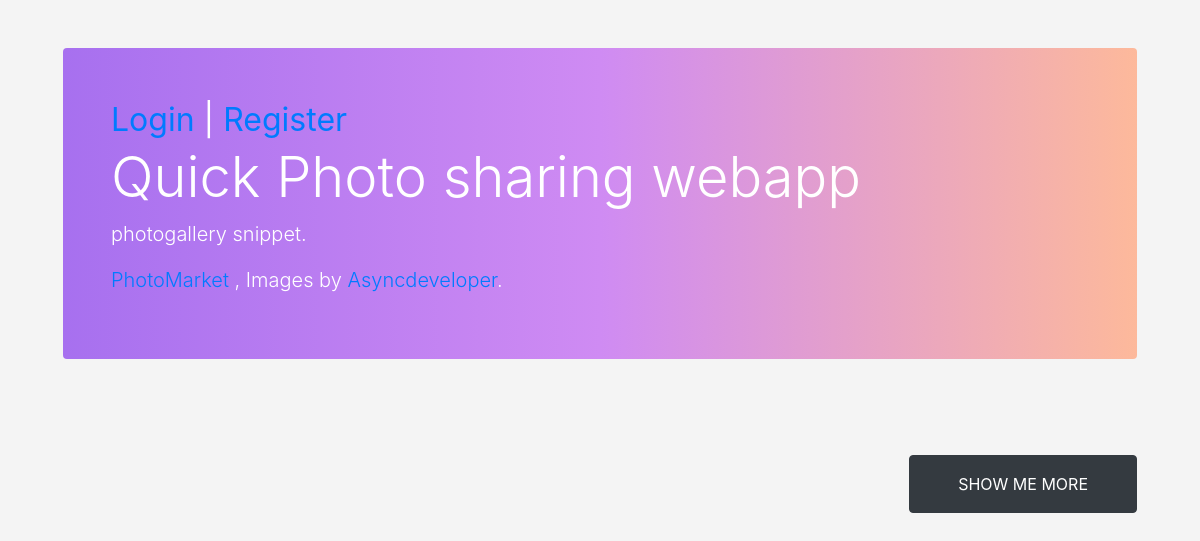
The app's page /, older data.
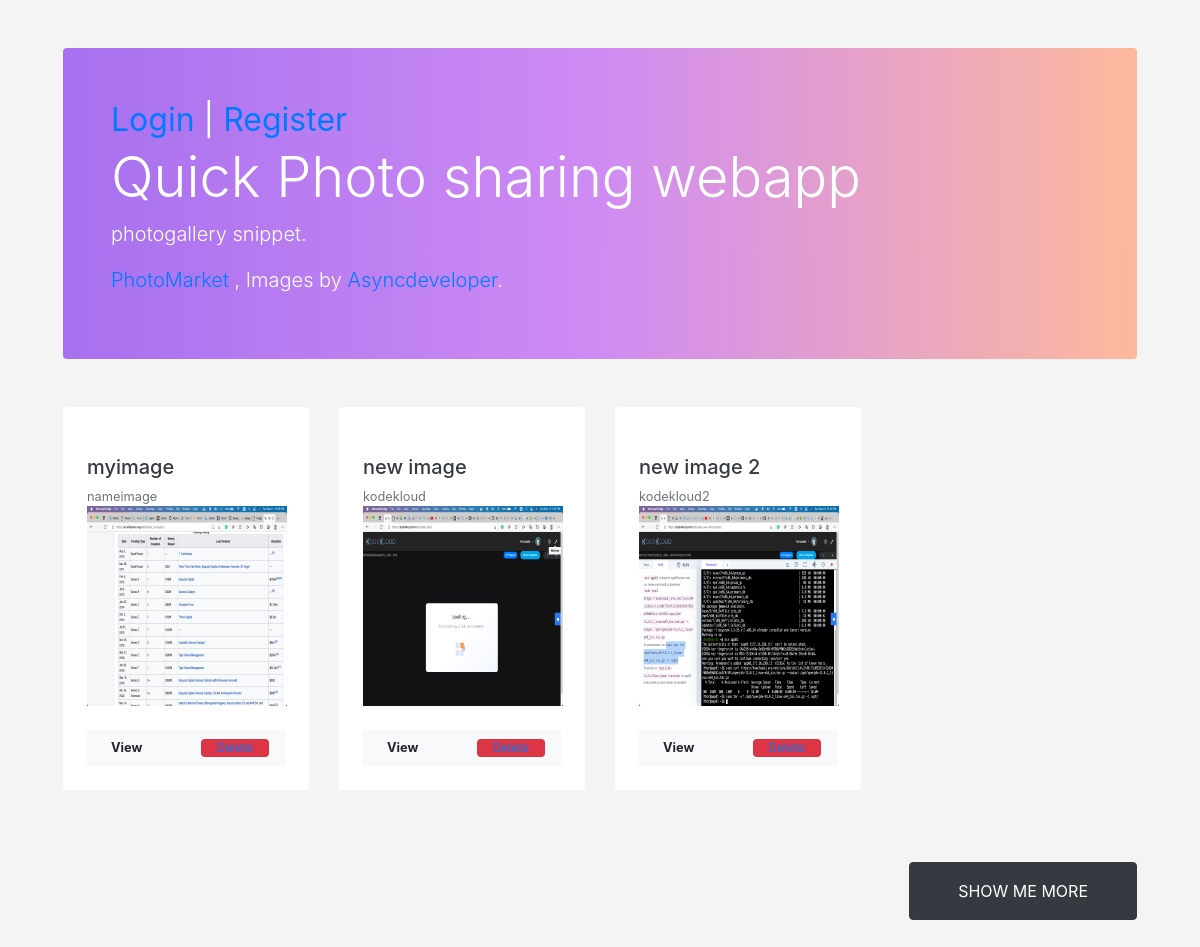
The same page, newer data.
### imageapp/models.py (models this page shows, shortened)
class Image(models.Model):
    name = models.CharField(max_length=50)
    image = models.ImageField(upload_to='images/')
    description = models.CharField(max_length=100)

### imageapp/views.py (the view)
# urls.py: path('',views.home,name='home'),
def home(request,id=None):
    if request.method == 'POST':
        form  = ImageForm(request.POST,request.FILES)
        if form.is_valid():
            form.save()
    images = Image.objects.all()
    form = ImageForm()
    return render(request,'index.html',{'form':form,'images':images})

### templates/index.html (shortened to what this page needs)
{% load static %}
<!DOCTYPE html>
<html lang="en">
  <head>
    <link
      rel="stylesheet"
      href="https://maxcdn.bootstrapcdn.com/bootstrap/4.0.0/css/bootstrap.min.css"
    />
    <link rel="stylesheet" href="{% static 'css/index.css' %}" />
  </head>
  <body>
    <div class="container-fluid">
      <div class="px-lg-5">
        <div class="row py-5">
          <div class="col-lg-12 mx-auto">
            <div class="text-white p-5 shadow-sm rounded banner">
              <div style="font-size: 2em">
                {% if user.is_authenticated %}
                <a href="{% url 'account_logout'%}">Logout</a>
                {% else %}
                <a href="{% url 'account_login'%}">Login</a> |
                <a href="{% url 'account_signup'%}">Register</a>
                {% endif %}
              </div>
              <h1 class="display-4">Quick Photo sharing webapp</h1>
              <p class="lead">photogallery snippet.</p>
              <p class="lead">
                <a href="https://bootstrapious.com/snippets" class="text-reset">
                  PhotoMarket </a
                >, Images by
                <a href="https://unsplash.com" class="text-reset"
                  >Asyncdeveloper</a
                >.
              </p>
            </div>
          </div>
        </div>
        <div class="row">
          {% for image in images %}
          <div class="col-xl-3 col-lg-4 col-md-6 mb-4">
            <div class="bg-white rounded shadow-sm">
              <div class="p-4">
                <h5><a href="#" class="text-dark">{{image.name}}</a></h5>
                <p class="small text-muted mb-0">{{image.description}}</p>
                <img
                  src="{{image.image.url}}"
                  style="width: 200px; height: 200px"
                  alt="{{image.name}}"
                />
                <div
                  class="
                    d-flex
                    align-items-center
                    justify-content-between
                    rounded-pill
                    bg-light
                    px-3
                    py-2
                    mt-4
                  "
                >
                  <p class="small mb-0">
                    <span class="font-weight-bold">View</span>
                  </p>
                  <div
                    class="
                      badge badge-danger
                      px-3
                      rounded-pill
                      font-weight-normal
                    "
                  >
                    <a href="{% url 'image:delete' image.id %}">Delete</a>
                  </div>
                </div>
              </div>
            </div>
          </div>
          {% endfor %}
        </div>
        <div class="py-5 text-right">
          <a href="#" class="btn btn-dark px-5 py-3 text-uppercase"
            >Show me more</a
          >
        </div>
      </div>
    </div>
  </body>
</html>

Row changes from the older to the newer data that the page shows:
added Image: name "myimage", description "nameimage", image (picture)
added Image: name "new image", description "kodekloud", image (picture)
added Image: name "new image 2", description "kodekloud2", image (picture)
